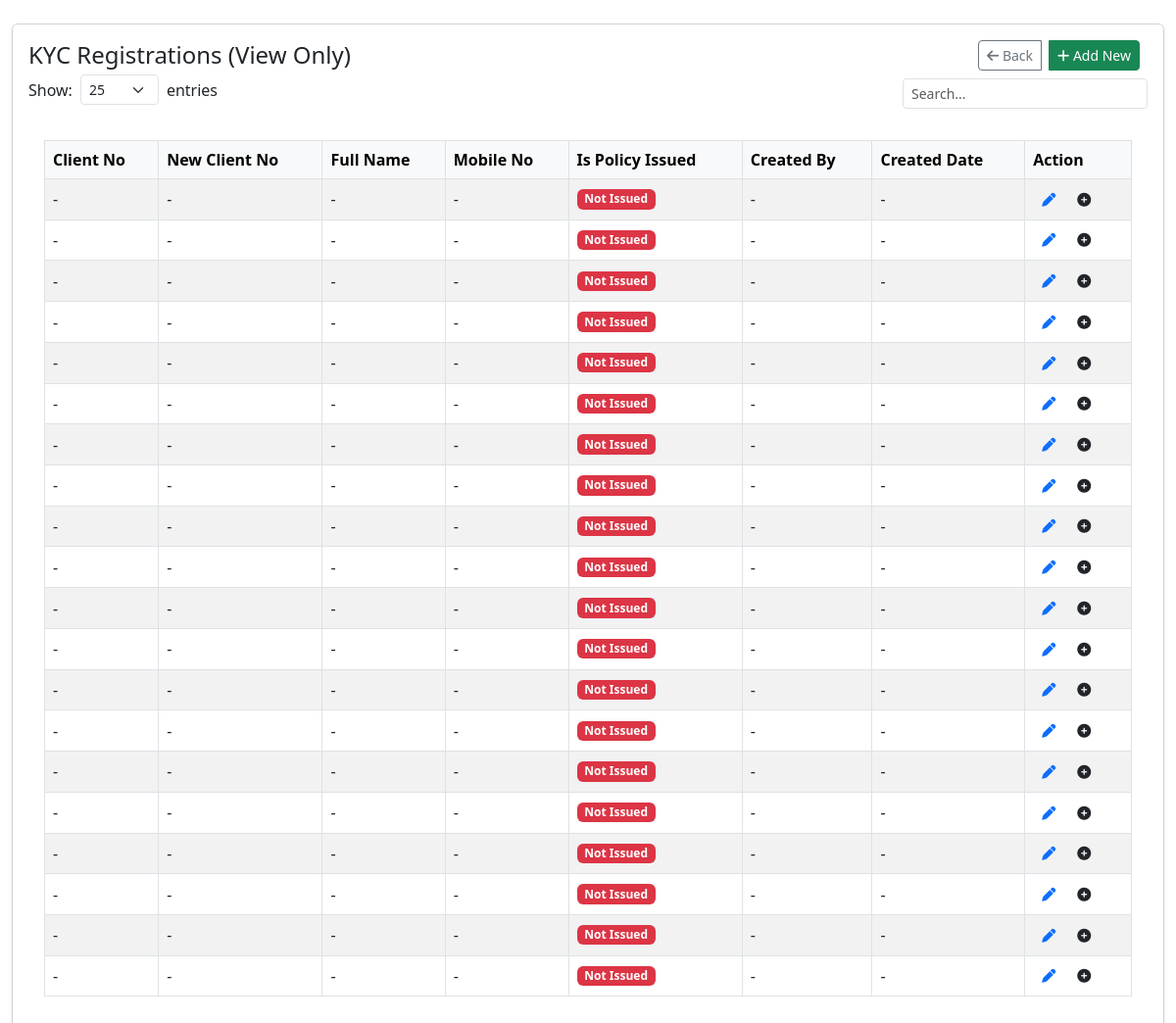
The app's page /kyc_lists/, older data.
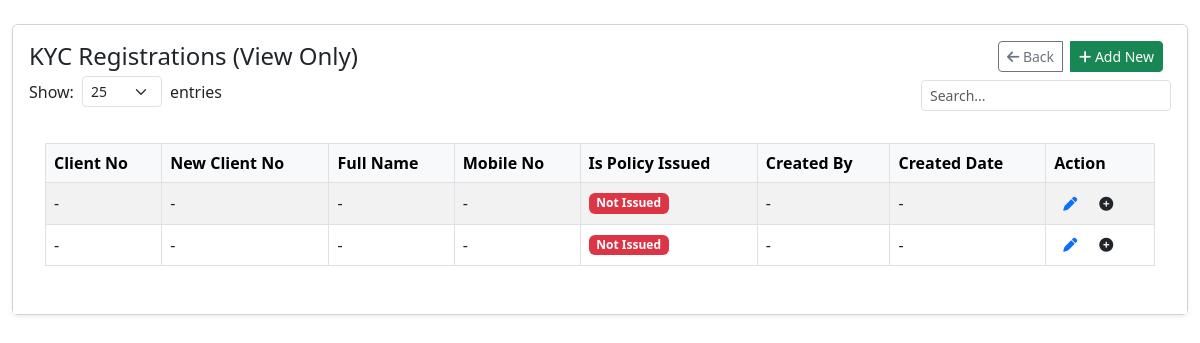
The same page, newer data.
### kyc/models.py (models this page shows, shortened)
class KYCModel(models.Model):
    kyc_id = models.AutoField(primary_key=True)
    salutation = models.CharField(max_length=10, choices=SALUTATION_CHOICES, default='Mr')
    first_name = models.CharField(max_length=50, blank=False, null=False)
    middle_name = models.CharField(max_length=100, blank=True, null=True)
    last_name = models.CharField(max_length=50, blank=False, null=False)
    nep_name = models.CharField(max_length=100, blank=True, null=True)
    gender = models.CharField(max_length=10, choices=GENDER_CHOICES, default='Male')
    nationality = models.CharField(max_length=50, choices=NATIONALITY_CHOICES, default='Nepalese')
    date_of_birth_ad = models.DateField(blank=True, null=True)
    dob_bs = NepaliDateField(blank=True, null=True)
    father_name = models.CharField(max_length=100, blank=True, null=True)
    nep_father_name = models.CharField(max_length=100, blank=True, null=True)
    mother_name = models.CharField(max_length=100, blank=True, null=True)
    grand_father_name = models.CharField(max_length=100, blank=True, null=True)
    grandfather_in_law_name = models.CharField(max_length=100, blank=True, null=True)
    spouse_name = models.CharField(max_length=100, blank=True, null=True)
    father_in_law_name = models.CharField(max_length=100, blank=True, null=True)
    father_mother_name = models.CharField(max_length=100, blank=True, null=True)
    son_name = models.CharField(max_length=100, blank=True, null=True)
    daughter_name = models.CharField(max_length=100, blank=True, null=True)
    daughter_in_law_name = models.CharField(max_length=100, blank=True, null=True)
    proposer_full_name = models.CharField(max_length=100, blank=True, null=True)
    age_proof_doc = models.CharField(max_length=50, choices=AGE_PROOF_DOC_CHOICES, default='Citizenship')
    document_number = models.CharField(max_length=20, verbose_name="Document Number", blank=False)
    national_id_no = models.CharField(max_length=10, verbose_name="National ID No",blank=False, null=False)
    document_issued_date_bs = NepaliDateField(verbose_name="Document Issued Date (B.S.)")
    document_issued_date = models.DateField(verbose_name="Document Issued Date (A.D.)")
    issued_place = models.CharField(max_length=100, choices=ISSUED_PLACE_CHOICES, blank=True, null=True)
    birth_place = models.CharField(max_length=50, blank=True, null=True)
    address = models.CharField(max_length=255, blank=True, null=True)
    address_nepali = models.CharField(max_length=255, blank=True, null=True)
    permanent_address = models.CharField(max_length=255, blank=True, null=True)
    temporary_address = models.CharField(max_length=255, blank=True, null=True)
    temporary_district = models.CharField(max_length=100, blank=True, null=True)
    ward_no = models.CharField(max_length=2, blank=True, null=True)
    house_no = models.CharField(max_length=10, blank=True, null=True)
    local_unit = models.CharField(max_length=50, choices=LOCAL_UNIT_CHOICES, default='Municipality')
    structure = models.CharField(max_length=50, choices=STRUCTURE_CHOICES, default='Metropolitan City')
    email = models.EmailField(blank=True, null=True)
    mobile = models.CharField(max_length=20)
    phone_no = models.CharField(max_length=20, blank=True, null=True)
    qualification = models.CharField(max_length=100, choices=QUALIFICATION_CHOICES, blank=True, null=True)
    profession = models.CharField(max_length=50, choices=PROFESSION_CHOICES, default='Service', blank=True, null=True)
    income_mode = models.CharField(max_length=50, choices=INCOME_MODE_CHOICES, default='Salary')
    income_amount = models.CharField(max_length=12, blank=True, null=True)
    pan_no = models.CharField(max_length=20, blank=True, null=True)
    bank_ac_name = models.CharField(max_length=100, blank=True, null=True)
    bank_ac_no = models.CharField(max_length=50, blank=True, null=True)
    office_address = models.CharField(max_length=255, blank=True, null=True)
    firm_name = models.CharField(max_length=100, blank=True, null=True)
    is_politically_involved = models.BooleanField(default=False)
    is_aml_crime = models.BooleanField(default=False)
    is_family_politically_involved = models.BooleanField(default=False)
    is_family_aml_crime = models.BooleanField(default=False)
    created_date = models.DateTimeField(default=timezone.now)
    updated_date = models.DateTimeField(auto_now=True)
    class Meta:
        verbose_name = 'KYC Detail'
        verbose_name_plural = 'KYC Details'

### kyc/views.py (the view, shortened to what this page needs)
# urls.py: path('kyc_lists/', views.kyc_lists_view, name='kyc_lists'),
def kyc_lists_view(request):
    use_dummy = request.GET.get('dummy', 'false').lower() == 'true'
    if use_dummy:
        def generate_dummy_kyc():
            first_names = ['John', 'Jane', 'Robert', 'Emily', 'Michael', 'Sarah', 'David', 'Lisa']
            last_names = ['Smith', 'Johnson', 'Williams', 'Brown', 'Jones', 'Miller', 'Davis']
            mobile_prefixes = ['984', '985', '986', '974', '975']
            for i in range(1, 101):  # Generate 100 dummy records
                yield {
                    'kyc_id': i,
                    'ClientNo': f"CL{1000 + i}",
                    'NewClientNo': f"NCL{2000 + i}",
                    'FullName': f"{random.choice(first_names)} {random.choice(last_names)}",
                    'MobileNo': f"{random.choice(mobile_prefixes)}{random.randint(1000000, 9999999)}",
                    'IsPolicyIssued': random.choice([True, False]),
                    'CreatedBy': random.choice(['admin', 'manager', 'agent1', 'agent2']),
                    'CreatedDate': (datetime.now() - timedelta(days=random.randint(0, 365))).date()
                }
        dummy_data = list(generate_dummy_kyc())
        paginator = Paginator(dummy_data, 10)  # 10 items per page
        page_number = request.GET.get('page', 1)
        page_obj = paginator.get_page(page_number)
        context = {
            'kyc_list': page_obj,
            'is_paginated': paginator.num_pages > 1,
            'page_obj': page_obj,
            'is_dummy_data': True  # Flag for template to show this is dummy data
        }
    else:
        order_by = request.GET.get('order_by', 'ClientNo')
        order_dir = request.GET.get('order_dir', 'asc')
        search_term = request.GET.get('search', '').strip()
        page_number = request.GET.get('page', 1)
        actual_field = FIELD_MAPPING.get(order_by, 'kyc_id')  # Default to kyc_id if mapping not found
        order_dir = 'desc' if order_dir == 'desc' else 'asc'
        kycs = KYCModel.objects.all()
        order_prefix = '-' if order_dir == 'desc' else ''
        kycs = kycs.order_by(f'{order_prefix}{actual_field}')
        paginator = Paginator(kycs, 20)
        try:
            page_obj = paginator.page(page_number)
        except:
            page_obj = paginator.page(1)
        query_params = []
        if search_term:
            query_params.append(f'search={search_term}')
        if order_by != 'ClientNo':
            query_params.append(f'order_by={order_by}')
        if order_dir != 'asc':
            query_params.append(f'order_dir={order_dir}')
        query_string = '&'.join(query_params)
        if query_string:
            query_string = f'&{query_string}'
        context = {
            'kyc_list': page_obj,
            'order_by': order_by,  # Keep the original order_by for UI
            'order_dir': order_dir,
            'search_term': search_term,
            'is_paginated': page_obj.has_other_pages(),
            'total_records': paginator.count,
            'query_string': query_string,
            'request': request,
            'is_dummy_data': False
        }
    return render(request, 'kyc_lists.html', context)

### kyc/templates/kyc_lists.html (shortened to what this page needs)
{% load static %}
{% block content %}
<div class="container-fluid py-4">
    <div class="card shadow-sm">
        <div class="card-header bg-white border-bottom-0 py-3">
      <div class="d-flex justify-content-between align-items-center">
        <h4 class="mb-0">KYC Registrations (View Only)</h4>
        <div class="d-flex align-items-center">
          <div class="btn-group me-2 gap-2">
            <a href="{% url 'kyc:home' %}"class="btn btn-sm btn-outline-secondary">
              <i class="fas fa-arrow-left"></i> Back
            </a>
            <a href="{% url 'kyc:kyc_create' %}" class="btn btn-sm btn-success">
              <i class="fas fa-plus"></i> Add New
            </a>
          </div>
        </div>
      </div>
      <div class="d-flex justify-content-between mb-3">
  <div class="d-flex align-items-center">
    <span class="me-2">Show:</span>
    <select class="form-select form-select-sm" style="width: 80px;">
      <option value="25" selected>25</option>
    </select>
    <span class="ms-2">entries</span>
  </div>
      <div class="d-flex justify-content-end mt-2">
        <div class="input-group" style="width: 250px;">
          <input type="text" id="searchInput" class="form-control form-control-sm" placeholder="Search..." aria-label="Search">
        </div>
        </div>
        </div>
        <div class="card-body">
            <div class="table-responsive">
                <table class="table table-bordered table-striped align-middle">
                    <thead class="table-light">
                        <tr>
                            <th>Client No</th>
                            <th>New Client No</th>
                            <th>Full Name</th>
                            <th>Mobile No</th>
                            <th>Is Policy Issued</th>
                            <th>Created By</th>
                            <th>Created Date</th>
                            <th>Action</th>
                        </tr>
                    </thead>
                    <tbody id="kycTableBody">
                        {% for kyc in kyc_list %}
                        <tr>
                            <td>{{ kyc.ClientNo|default:"-" }}</td>
                            <td>{{ kyc.NewClientNo|default:"-" }}</td>
                            <td>{{ kyc.FullName|default:"-" }}</td>
                            <td>{{ kyc.MobileNo|default:"-" }}</td>
                            <td>
                                {% if kyc.IsPolicyIssued %}
                                    <span class="badge bg-success">Issued</span>
                                {% else %}
                                    <span class="badge bg-danger">Not Issued</span>
                                {% endif %}
                            </td>
                            <td>{{ kyc.CreatedBy|default:"-" }}</td>
                            <td>{{ kyc.CreatedDate|default:"-" }}</td>
                            <td>
                                <button class="btn btn-sm">
                                        <a href="{% url 'kyc:kyc_update' kyc.kyc_id %}">
                                        <i class="fas fa-pen"></i>
                                    </a>
                                </button>
                                <button class="btn btn-sm">
                                    <a>
                                        <i class="fa-solid fa-circle-plus"></i>
                                    </a>
                                </button>
                            </td>
                        </tr>
                        {% empty %}
                        <tr>
                            <td colspan="8" class="text-center">No records found.</td>
                        </tr>
                        {% endfor %}
                    </tbody>
                </table>
            </div>
        </div>
    </div>
</div>
{% endblock %}
<link href="https://cdn.jsdelivr.net/npm/bootstrap@5.3.0/dist/css/bootstrap.min.css" rel="stylesheet">
<link rel="stylesheet" href="https://cdnjs.cloudflare.com/ajax/libs/font-awesome/6.4.0/css/all.min.css">

Row changes from the older to the newer data that the page shows:
removed KYCModel: ClientNo "-", NewClientNo "-", FullName "-", MobileNo "-", CreatedBy "-", CreatedDate "-"
removed KYCModel: ClientNo "-", NewClientNo "-", FullName "-", MobileNo "-", CreatedBy "-", CreatedDate "-"
removed KYCModel: ClientNo "-", NewClientNo "-", FullName "-", MobileNo "-", CreatedBy "-", CreatedDate "-"
removed KYCModel: ClientNo "-", NewClientNo "-", FullName "-", MobileNo "-", CreatedBy "-", CreatedDate "-"
removed KYCModel: ClientNo "-", NewClientNo "-", FullName "-", MobileNo "-", CreatedBy "-", CreatedDate "-"
removed KYCModel: ClientNo "-", NewClientNo "-", FullName "-", MobileNo "-", CreatedBy "-", CreatedDate "-"
removed KYCModel: ClientNo "-", NewClientNo "-", FullName "-", MobileNo "-", CreatedBy "-", CreatedDate "-"
removed KYCModel: ClientNo "-", NewClientNo "-", FullName "-", MobileNo "-", CreatedBy "-", CreatedDate "-"
removed KYCModel: ClientNo "-", NewClientNo "-", FullName "-", MobileNo "-", CreatedBy "-", CreatedDate "-"
removed KYCModel: ClientNo "-", NewClientNo "-", FullName "-", MobileNo "-", CreatedBy "-", CreatedDate "-"
removed KYCModel: ClientNo "-", NewClientNo "-", FullName "-", MobileNo "-", CreatedBy "-", CreatedDate "-"
removed KYCModel: ClientNo "-", NewClientNo "-", FullName "-", MobileNo "-", CreatedBy "-", CreatedDate "-"
removed KYCModel: ClientNo "-", NewClientNo "-", FullName "-", MobileNo "-", CreatedBy "-", CreatedDate "-"
removed KYCModel: ClientNo "-", NewClientNo "-", FullName "-", MobileNo "-", CreatedBy "-", CreatedDate "-"
removed KYCModel: ClientNo "-", NewClientNo "-", FullName "-", MobileNo "-", CreatedBy "-", CreatedDate "-"
removed KYCModel: ClientNo "-", NewClientNo "-", FullName "-", MobileNo "-", CreatedBy "-", CreatedDate "-"
removed KYCModel: ClientNo "-", NewClientNo "-", FullName "-", MobileNo "-", CreatedBy "-", CreatedDate "-"
removed KYCModel: ClientNo "-", NewClientNo "-", FullName "-", MobileNo "-", CreatedBy "-", CreatedDate "-"
